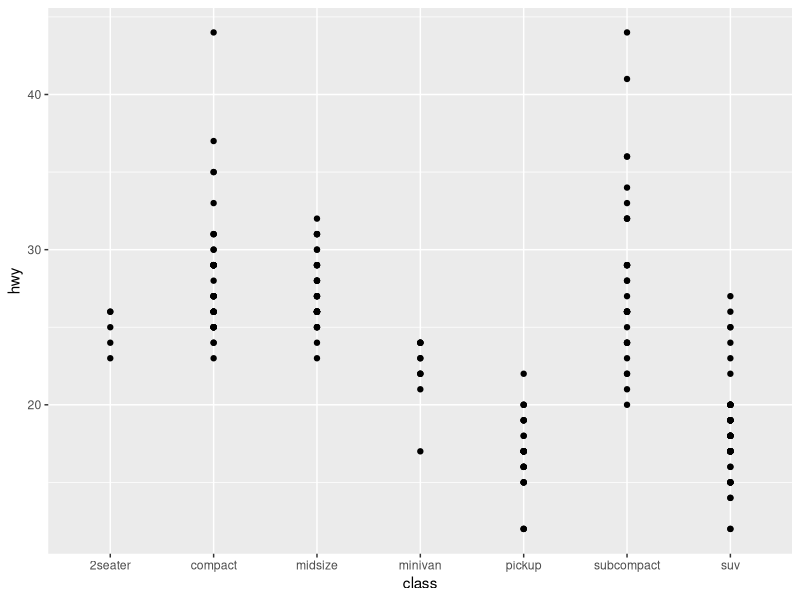
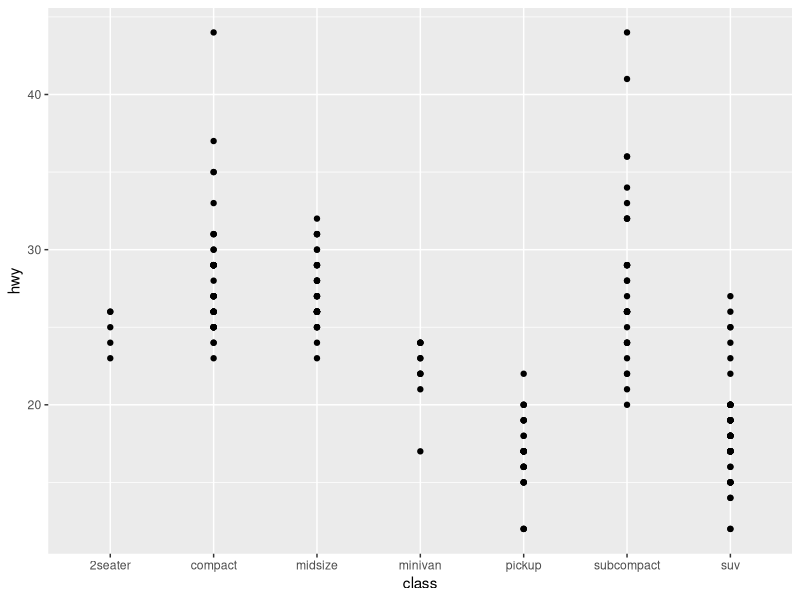
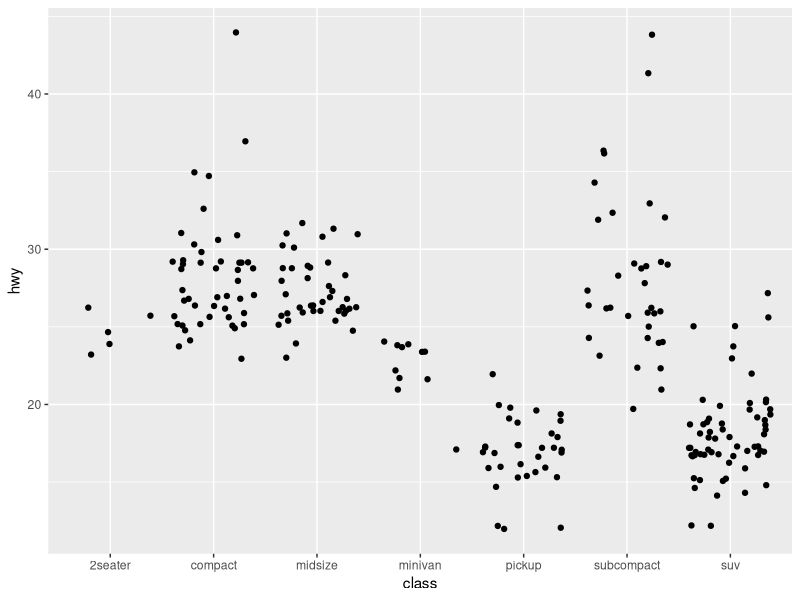
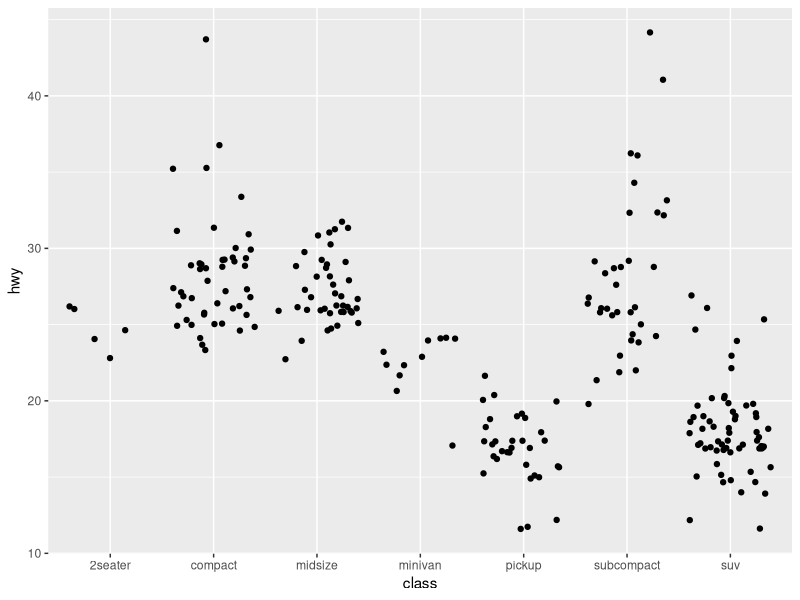
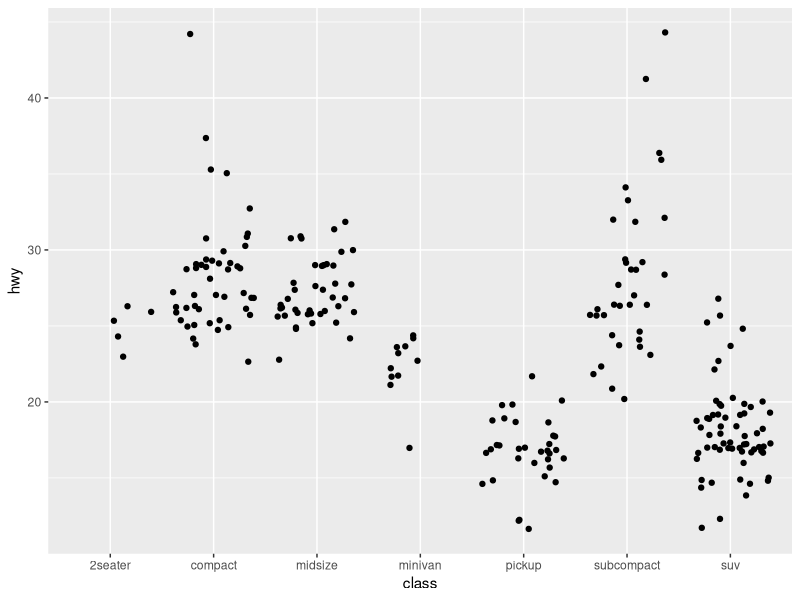
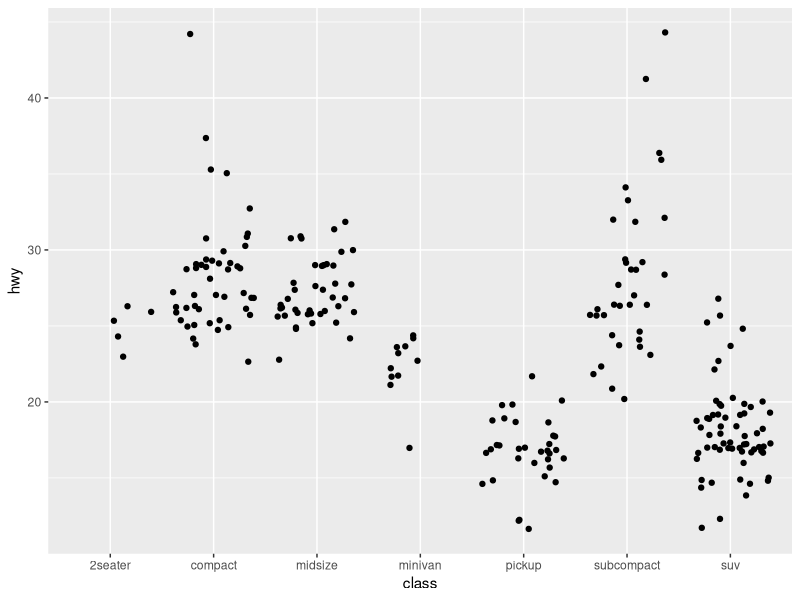
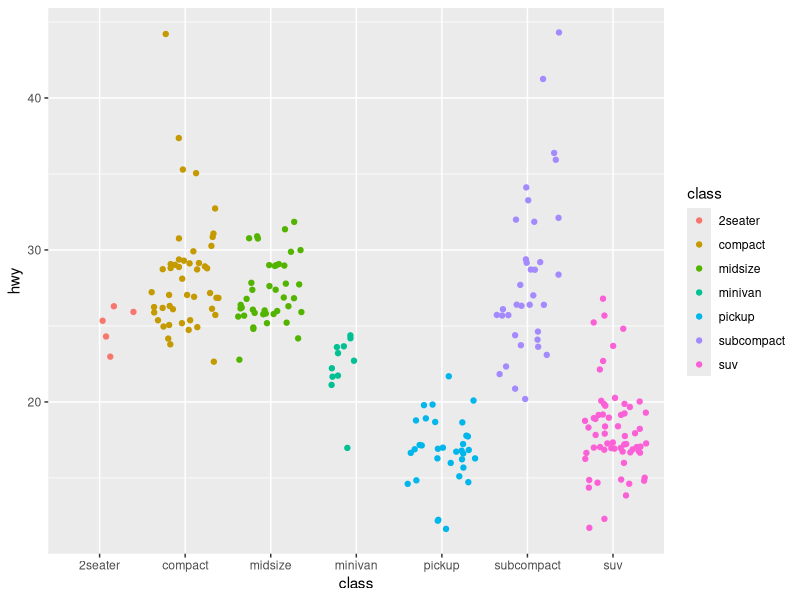
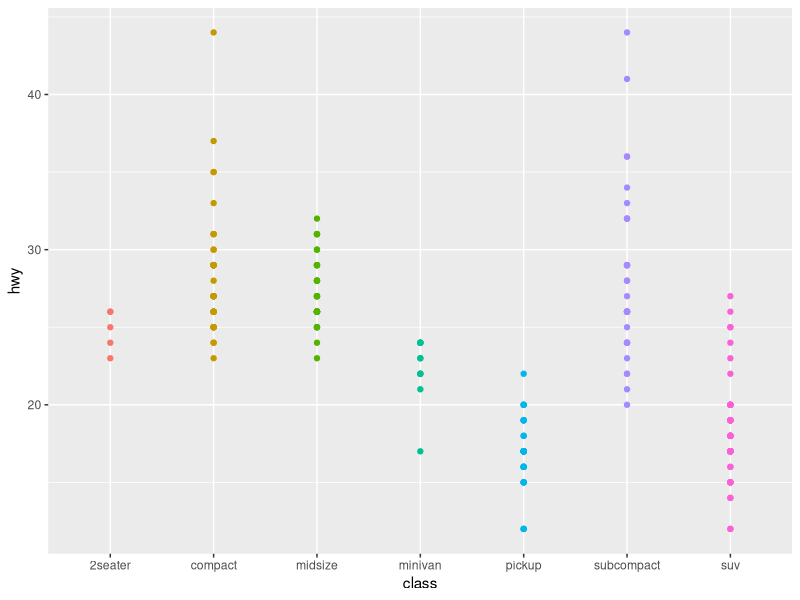

Recreate these plots in R, in order.
library(tidyverse)

# default
?geom_point

# 测试
ggplot(mpg, aes(x = class, y = hwy)) + geom_point()

ggplot(mpg, aes(x = class, y = hwy)) + geom_point(position = "identity")

ggplot(mpg, aes(x = class, y = hwy)) +
  geom_point(position = "jitter")

ggplot(mpg, aes(x = class, y = hwy)) +
  geom_point(position = position_jitter())

ggplot(mpg, aes(x = class, y = hwy)) +
  geom_point(position = position_jitter(seed = 123))

ggplot(mpg, aes(x = class, y = hwy)) +
  geom_point(position = position_jitter(seed = 123))

ggplot(mpg, aes(x = class, y = hwy, color = class)) +
  geom_point(position = position_jitter(seed = 123))

ggplot(mpg, aes(x = class, y = hwy, color = class)) +
  geom_point(show.legend = F)

ggplot(mpg, aes(x = class, y = hwy, color = class)) +
  geom_point(show.legend = F, position = position_jitter(
    width = 0.5,
    height = 0
  ))


# label
x <- 1:5
y <- x
lab <- LETTERS[x]
df <- data.frame(x, y, lab)
df

ggplot(df, aes(x, y)) + geom_point()

ggplot(df, aes(x, y)) +
  geom_point(size = 4, color = "lightblue") +
  geom_text(aes(label = lab))


# position_stack() 和 position_fill()
ggplot(mtcars, aes(x = factor(cyl), fill = factor(vs))) +
  geom_bar(alpha = 0.7)

ggplot(mtcars, aes(x = factor(cyl), fill = factor(vs))) +
  geom_bar(alpha = 0.7, position = "identity")

?geom_bar

ggplot(mtcars, aes(x = factor(cyl), fill = factor(vs))) +
  geom_bar(alpha = 0.7, position = "fill")

ggplot(mtcars, aes(x = factor(cyl), fill = factor(vs))) +
  geom_bar(alpha = 0.7, position = position_fill(reverse = T))


q <- ggplot(mtcars, aes(mpg, group = cyl, fill = cyl))
q + geom_density()

?geom_density

q + geom_density(position = position_stack())
q + geom_density(position = position_fill())

q + geom_density(position = position_stack(), alpha = 0.7)


p <- ggplot(mtcars, aes(factor(cyl), fill = factor(vs)))
p + geom_bar(alpha = 0.6)
p + geom_bar(alpha = 0.6, position = "dodge")


# ggplot2
ggplot(mtcars, aes(x = mpg, y = wt, color = cyl)) +
  geom_point() +
  theme_classic()

ggplot(mtcars, aes(x = mpg, y = wt, color = factor(cyl))) +
  geom_point() + theme_classic() +
  scale_x_continuous() + scale_y_continuous() +
  scale_color_discrete()


ggplot(mtcars, aes(x = mpg, y = wt,color = cyl)) +
  geom_point() +
  scale_color_binned()